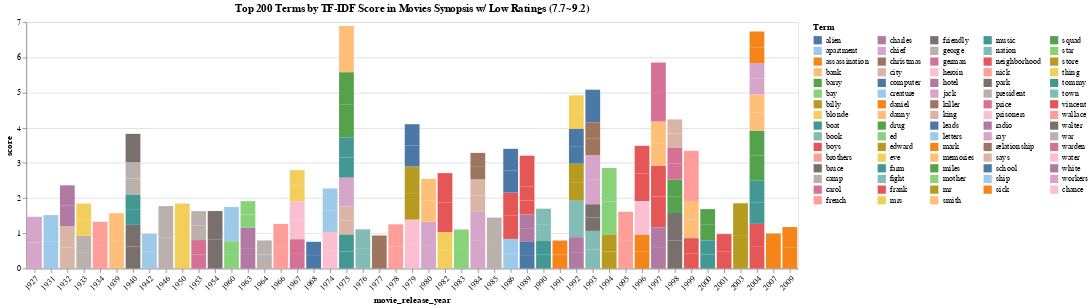

The notebook cell saved with this chart:
### Code cell
# realtively high ratings
df = high
col = 'synopsis'
helper_fnc = [indicate_year, is_name]

df[col] = df[col].str.replace(r'\[.*\]', '', regex=True)
df[col] = df[col].fillna('')
df.reset_index(drop=True, inplace=True)


documents = df[col].tolist()
vectorizer = TfidfVectorizer(max_df=.8, min_df=0.05, stop_words='english', lowercase=True)
transformed_documents = vectorizer.fit_transform(documents)

# top features for each document
transformed_documents_as_array = transformed_documents.toarray()

dates = df['release_year'].tolist()
tfidf_results = []

# Loop through each document and get the top terms
for counter, doc in enumerate(transformed_documents_as_array):
    # create a df with the top terms
    tf_idf_tuples = list(zip(vectorizer.get_feature_names_out(), doc))
    one_doc_as_df = pd.DataFrame(tf_idf_tuples, columns=['term', 'score']).sort_values(by='score', ascending=False).reset_index(drop=True)
    one_doc_as_df['movie_release_year'] = dates[counter]
    # create indicator for year and name
    one_doc_as_df['is_year'] = one_doc_as_df['term'].apply(helper_fnc[0])
    tfidf_results.append(one_doc_as_df)
    one_doc_as_df['is_name'] = one_doc_as_df['term'].apply(helper_fnc[1])
    tfidf_results.append(one_doc_as_df)

tfidf_df = pd.concat(tfidf_results)
tfidf_df = tfidf_df.sort_values(by=['score'], ascending=False).reset_index(drop=True)

tfidf_df.to_csv(r'C:\Users\98768\Desktop\is310\project\movie-corpus\processed\synopsis_results\tfidf_high.csv', index=False)
 
data = tfidf_df[(tfidf_df['is_year'] == 0) & (tfidf_df['is_name'] == 0)].head(200).reset_index(drop=True)
selection = alt.selection_point(fields=['term'], bind='legend')

chart = alt.Chart(data).mark_bar().encode(
    y='score',
    x=alt.X('movie_release_year:N', axis=alt.Axis(labelAngle=-45)),
    color=alt.Color('term', legend=alt.Legend(title='Term', orient='right', symbolLimit=len(data['term'].unique()), columns=5), scale=alt.Scale(scheme='tableau20')),
    tooltip=['term', 'score', 'movie_release_year'],
    opacity=alt.condition(selection, alt.value(1), alt.value(0.2))
).add_params(selection).properties(
    title='Top 200 Terms by TF-IDF Score in Movies Synopsis w/ Low Ratings (7.7~9.2)'
)

chart

### Figure 1 — Vega-Lite specification as saved in the notebook (floating-point values rounded to 4 significant figures; data arrays with more than 128 entries replaced by an {"elided": "..."} marker saying what was removed)
{"config": {"view": {"continuousWidth": 300, "continuousHeight": 300}}, "data": {"name": "data-f15de4787cb2fee10b75aced80ac8708"}, "mark": {"type": "bar"}, "encoding": {"color": {"field": "term", "legend": {"columns": 5, "orient": "right", "symbolLimit": 78, "title": "Term"}, "scale": {"scheme": "tableau20"}, "type": "nominal"}, "opacity": {"condition": {"param": "param_3", "value": 1}, "value": 0.2}, "tooltip": [{"field": "term", "type": "nominal"}, {"field": "score", "type": "quantitative"}, {"field": "movie_release_year", "type": "quantitative"}], "x": {"axis": {"labelAngle": -45}, "field": "movie_release_year", "type": "nominal"}, "y": {"field": "score", "type": "quantitative"}}, "params": [{"name": "param_3", "select": {"type": "point", "fields": ["term"]}, "bind": "legend"}], "title": "Top 200 Terms by TF-IDF Score in Movies Synopsis w/ Low Ratings (7.7~9.2)", "$schema": "https://vega.github.io/schema/vega-lite/v5.16.3.json", "datasets": {"data-f15de4787cb2fee10b75aced80ac8708": {"elided": "200 records"}}}
